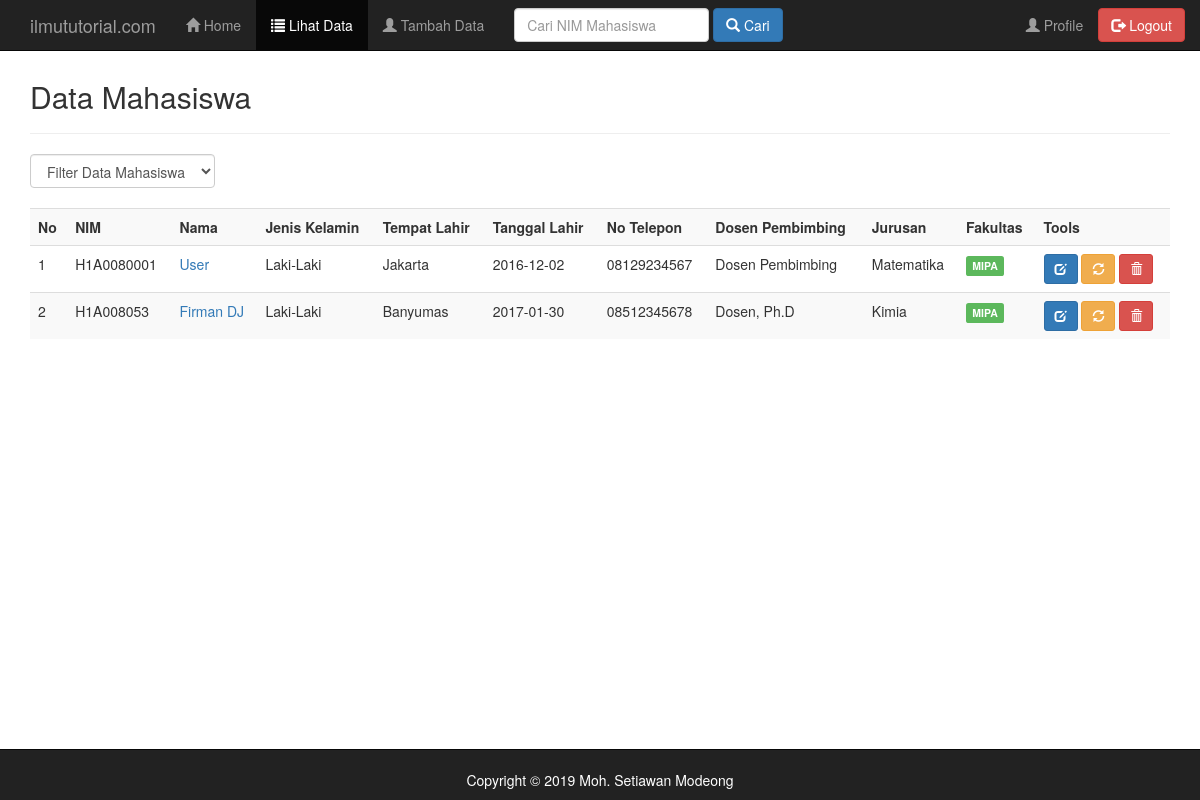
Screenshot of /admin/data.php (signed in) with the database file from the repository.
### tables this page shows
CREATE TABLE IF NOT EXISTS `tbl_mahasiswa` (
  `ID` bigint(20) unsigned NOT NULL AUTO_INCREMENT,
  `username` varchar(20) NOT NULL,
  `password` varchar(32) NOT NULL,
  `level` varchar(30) NOT NULL,
  `nim` varchar(20) NOT NULL,
  `nama` varchar(50) NOT NULL,
  `jenis_kelamin` varchar(20) NOT NULL,
  `tempat_lahir` varchar(30) NOT NULL,
  `tanggal_lahir` date NOT NULL,
  `alamat_asal` varchar(100) NOT NULL,
  `alamat_sekarang` varchar(100) NOT NULL,
  `no_telepon` varchar(13) NOT NULL,
  `email` varchar(30) NOT NULL,
  `dosen_pembimbing` varchar(50) NOT NULL,
  `jurusan` varchar(50) NOT NULL,
  `fakultas` varchar(50) NOT NULL,
  PRIMARY KEY (`ID`)
);

### admin/data.php (the view, shortened to what this page needs)
<?php
include("header.php");
include("../koneksi.php");
?>
<div class="container">
    <div class="content">
        <h2>Data Mahasiswa</h2>
        <hr />
        <form class="form-inline" method="get">
            <div class="form-group">
                <select name="filter" class="form-control" onchange="form.submit()">
                    <option value="0">Filter Data Mahasiswa</option>
                    <?php $filter = (isset($_GET['filter']) ? strtolower($_GET['filter']) : NULL);  ?>
                </select>
            </div>
        </form>
        <br />
        <div class="table-responsive">
            <table class="table table-striped table-hover">
                <tr>
                    <th>No</th>
                    <th>NIM</th>
                    <th>Nama</th>
                    <th>Jenis Kelamin</th>
                    <th>Tempat Lahir</th>
                    <th>Tanggal Lahir</th>
                    <th>No Telepon</th>
                    <th>Dosen Pembimbing</th>
                    <th>Jurusan</th>
                    <th>Fakultas</th>
                    <th>Tools</th>
                </tr>
                <?php
                if ($filter) {
                    $sql = mysqli_query($koneksi, "SELECT * FROM tbl_mahasiswa WHERE fakultas='$filter' ORDER BY nim ASC");
                } else {
                    $sql = mysqli_query($koneksi, "SELECT * FROM tbl_mahasiswa ORDER BY nim ASC");
                }
                if (mysqli_num_rows($sql) == 0) {
                    echo '<tr><td colspan="14">Data Tidak Ada.</td></tr>';
                } else {
                    $no = 1;
                    while ($row = mysqli_fetch_assoc($sql)) {
                        echo '
							<tr>
								<td>' . $no . '</td>
								<td>' . $row['nim'] . '</td>
								<td><a href="profile_mahasiswa.php?nim=' . $row['nim'] . '">' . $row['nama'] . '</a></td>
								<td>' . $row['jenis_kelamin'] . '</td>
								<td>' . $row['tempat_lahir'] . '</td>
								<td>' . $row['tanggal_lahir'] . '</td>
								<td>' . $row['no_telepon'] . '</td>
								<td>' . $row['dosen_pembimbing'] . '</td>
								<td>' . $row['jurusan'] . '</td>
								<td>';
                        if ($row['fakultas'] == 'MIPA') {
                            echo '<span class="label label-success">MIPA</span>';
                        } else if ($row['fakultas'] == 'Pertanian') {
                            echo '<span class="label label-success">Pertanian</span>';
                        } else if ($row['fakultas'] == 'Biologi') {
                            echo '<span class="label label-success">Biologi</span>';
                        } else if ($row['fakultas'] == 'Ekonomi') {
                            echo '<span class="label label-success">Ekonomi</span>';
                        }
                        echo '
								</td>
								<td>
									<a href="edit_mahasiswa.php?nim=' . $row['nim'] . '" title="Edit Data" data-toggle="tooltip" class="btn btn-primary btn-sm"><span class="glyphicon glyphicon-edit" aria-hidden="true"></span></a>
									<a href="password.php?nim=' . $row['nim'] . '" title="Ganti Password" data-toggle="tooltip" class="btn btn-warning btn-sm"><span class="glyphicon glyphicon-refresh" aria-hidden="true"></span></a>
									<a href="data.php?aksi=delete&nim=' . $row['nim'] . '" title="Hapus Data" data-toggle="tooltip" onclick="return confirm(\'Anda yakin akan menghapus data ' . $row['nama'] . '?\')" class="btn btn-danger btn-sm"><span class="glyphicon glyphicon-trash" aria-hidden="true"></span></a>
								</td>
							</tr>
							';
                        $no++;
                    }
                }
                ?>
            </table>
        </div>
    </div>
</div>
<?php
include("footer.php");
?>

### style.css (style rules this page uses)
.content { margin-top: 80px; }

### rows the page displays
tbl_mahasiswa: nim "H1A0080001", nama "User", jenis_kelamin "Laki-Laki", tempat_lahir "Jakarta", tanggal_lahir "2016-12-02", no_telepon "08129234567", dosen_pembimbing "Dosen Pembimbing", jurusan "Matematika", fakultas "MIPA"
tbl_mahasiswa: nim "H1A008053", nama "Firman DJ", jenis_kelamin "Laki-Laki", tempat_lahir "Banyumas", tanggal_lahir "2017-01-30", no_telepon "08512345678", dosen_pembimbing "Dosen, Ph.D", jurusan "Kimia", fakultas "MIPA"
